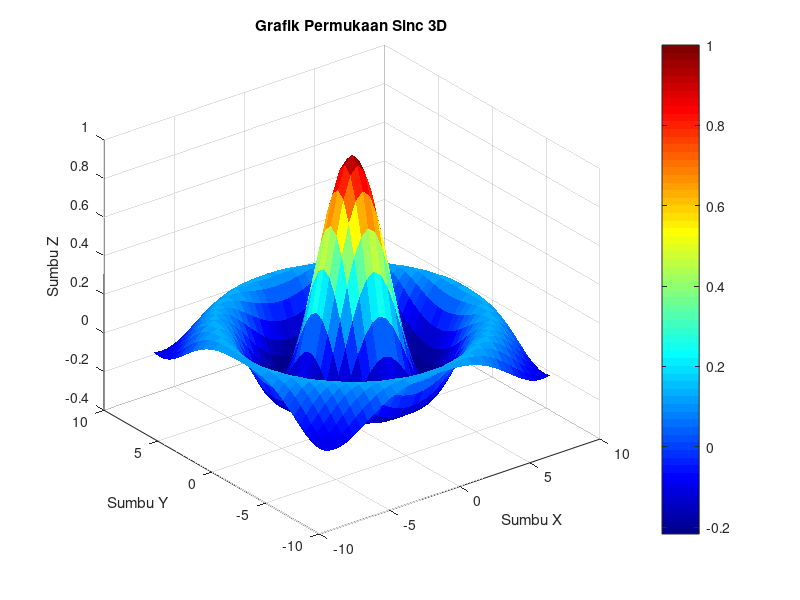

The MATLAB source for this figure:
% Contoh membuat grafik permukaan 3D di MATLAB
[X, Y] = meshgrid(-8 : 0.5 : 8);
R = sqrt(X.^2 + Y.^2) + eps;
Z = sin(R) ./ R;

figure;
surf(X, Y, Z, 'EdgeColor', 'none');
colormap(jet);
colorbar;
title('Grafik Permukaan Sinc 3D');
xlabel('Sumbu X');
ylabel('Sumbu Y');
zlabel('Sumbu Z');
